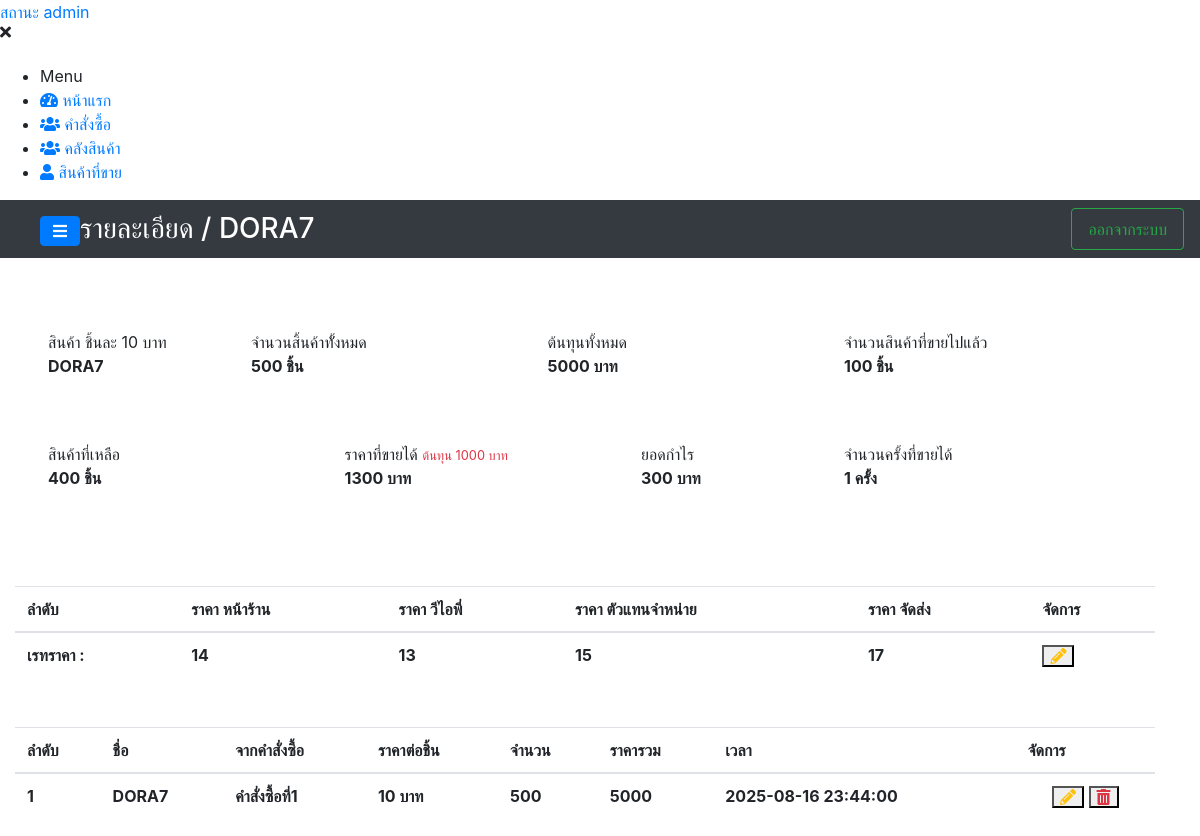
Before: /system/details/detail_stock.php?product_name=DORA7 (signed in) with the older database file.
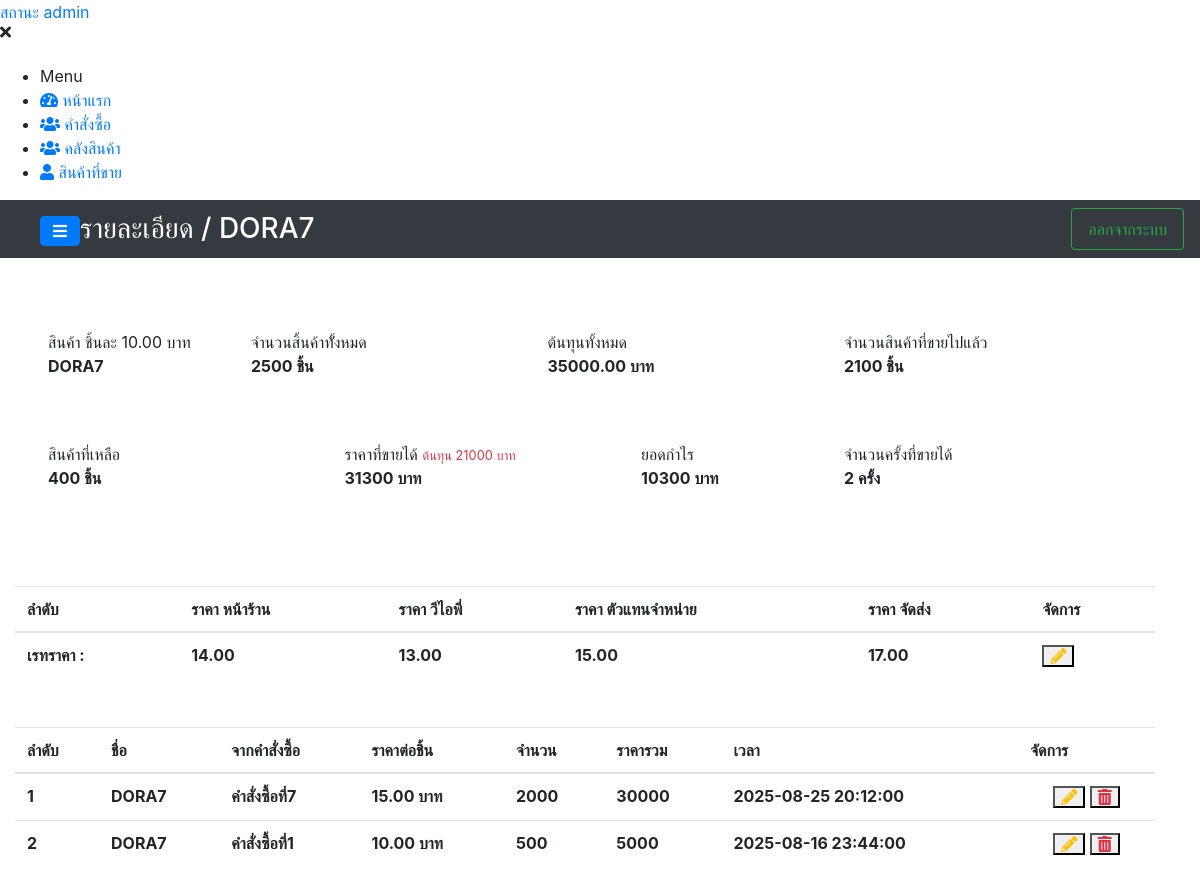
After: the same page with the newer database file.
### tables this page shows
CREATE TABLE `rate_price` (
  `rate_id` int(11) NOT NULL,
  `product_name` varchar(200) NOT NULL,
  `id_adder` int(11) NOT NULL,
  `price_custommer_vip` decimal(10,2) NOT NULL,
  `price_customer_frontstore` decimal(10,2) NOT NULL,
  `price_customer_deliver` decimal(10,2) NOT NULL,
  `price_customer_dealer` decimal(10,2) NOT NULL,
  `create_at` datetime NOT NULL
);

CREATE TABLE `stock_product` (
  `product_id` int(11) NOT NULL,
  `product_name` varchar(200) NOT NULL,
  `product_count` int(11) NOT NULL,
  `product_price` decimal(10,2) NOT NULL,
  `expenses` decimal(10,2) NOT NULL,
  `id_adder` int(11) NOT NULL,
  `id_order` int(11) NOT NULL,
  `create_at` datetime NOT NULL
);

CREATE TABLE `order_box` (
  `order_id` int(11) NOT NULL,
  `order_name` varchar(300) NOT NULL,
  `slip_order` varchar(200) NOT NULL,
  `totalcost_order` int(11) NOT NULL,
  `count_order` int(11) NOT NULL,
  `id_adder` int(11) NOT NULL,
  `date_time_order` datetime NOT NULL,
  `create_at` datetime NOT NULL
);

### components/component.php (the view, shortened to what the changed rows need)
<?php
function tableDetailStock($number, $product_id,$productname,$productcount,$productprice, $ordername, $datetime_order){
    $toal_all = $productprice * $productcount;
    $list_stock = "
        <form>
            <tr>
              <td class=\"font-weight-bold\">$number</td>
              <td class=\"font-weight-bold\">$productname</td>
              <td class=\"font-weight-bold\">$ordername</td>
              <td class=\"font-weight-bold\">$productprice บาท</td>
              <td class=\"font-weight-bold\">$productcount</td>
              <td class=\"font-weight-bold\">$toal_all</td>
              <td class=\"font-weight-bold\">$datetime_order</td>
              <td class='text-center'>
                <div class=\"table-data-feature text-center\" >
                    <button type=\"button\" id=\"update_order\" data-target=\"#modalFormUpdateOrder\" data-toggle=\"modal\"
                       class=\"item\" data-id=\"$product_id\" data-productname=\"$productname\" data-ordername=\"$ordername\"
                       data-productprice=\"$productprice\" data-productcount=\"$productcount\"
                    >
                        <i class=\"fas fa-pencil-alt text-warning\"></i>
                    </button>
                    <button type=\"button\" class=\"item\" id=\"falseTrashBtnProject\" data-id=\"$product_id\">
                      <i class=\"fas fa-trash-alt text-danger\"></i>
                    </button>
                </div>
              </td>
            </tr>
        </form>
    ";
    echo $list_stock;
}
function detailStock($productname,$total_count,$total_price,$product_price, $count_sell, $income_price, $number_of_timessold){
    $remaining_products = $total_count - $count_sell;
    $cost_price = $product_price * $count_sell;
    $total_profit = $income_price - $cost_price;
    $detail = "
        <div class=\"rounded row mt-4 p-4\">
           <div class=\"col-lg-2 col-md-3 col-sm-6 col-12 m-2 p-3 bg-white info-box rounded info-box rounded\">
            <span>สินค้า ชิ้นละ $product_price บาท</span>
            <p class=\"font-weight-bold res_text\"> $productname </p>
          </div>
          <div class=\"col-lg-3 col-md-4 col-sm-6 col-12 m-2 p-3 bg-white info-box rounded\">
            <span>จำนวนสิ้นค้าทัั้งหมด</span>
                <p class=\"font-weight-bold res_text\"> $total_count ชิ้น</p>
          </div>
          <div class=\"col-lg-3 col-md-4 col-sm-6 col-12 m-2 p-3 bg-white info-box rounded\">
            <span>ต้นทุนทั้งหมด</span>
            <p class=\"font-weight-bold res_text\"> $total_price  บาท</p>
          </div>
          <div class=\"col-lg-3 col-md-4 col-sm-6 col-12 m-2 p-3 bg-white info-box rounded\">
                <span>จำนวนสินค้าที่ขายไปแล้ว</span>
                <p class=\"font-weight-bold res_text\"> $count_sell  ชิ้น</p>
          </div>
          <div class=\"col-lg-3 col-md-4 col-sm-6 col-12 m-2 p-3 bg-white info-box rounded\">
                <span>สินค้าที่เหลือ</span>
                <p class=\"font-weight-bold res_text\"> $remaining_products  ชิ้น</p>
          </div>
          <div class=\"col-lg-3 col-md-4 col-sm-6 col-12 m-2 p-3 bg-white info-box rounded\">
            <span>ราคาที่ขายได้</span>
            <small class=\"text-danger\">ต้นทุน $cost_price บาท</small>
           <p class=\"font-weight-bold res_text\"> $income_price บาท</p>
          </div>
          <div class=\"col-lg-2 col-md-3 col-sm-6 col-12 m-2 p-3 bg-white info-box rounded\">
                <span>ยอดกำไร</span>
                <p class=\"font-weight-bold res_text\">$total_profit  บาท</p>
          </div>
          <div class=\"col-lg-3 col-md-4 col-sm-6 col-12 m-2 p-3 bg-white info-box rounded\">
            <span>จำนวนครั้งที่ขายได้</span>
            <p class=\"font-weight-bold res_text\"> $number_of_timessold ครั้ง</p>
          </div>
        </div>
    ";
    echo $detail;
}
function listRatePrice($rate_id="",$rate_storefront_price="",$rate_vip_price="",$rate_dealer_price="ยังไม่ได้กำหนด",$rate_delivery_price="",$product_name, $price_product){
    function status($id){
        if($id){
            return "<i class=\"fas fa-pencil-alt text-warning\"></i>";
        }else{
            return "<i class=\"fas fa-plus text-success\"></i>";
        }
    }
    $list = "
        <form>
            <tr>
                <td class=\"font-weight-bold\">เรทราคา : </td>
                <td class=\"font-weight-bold\">$rate_storefront_price</td>
                <td class=\"font-weight-bold\">$rate_vip_price</td>
                <td class=\"font-weight-bold\">$rate_dealer_price</td>
                <td class=\"font-weight-bold\">$rate_delivery_price</td>
                <td>
                    <div class=\"table-data-feature\" >
                        <button type=\"button\" id=\"set_rate_price\" data-target=\"#modalFormUpdateRate\" data-toggle=\"modal\"
                           class=\"item\" data-id=\"$rate_id\" data-product=\"$product_name\" data-storefront=\"$rate_storefront_price\" data-vip=\"$rate_vip_price\"
                           data-dealers=\"$rate_dealer_price\" data-delivery=\"$rate_delivery_price\" data-productprice=\"$price_product\"
                        >
                            ".status($rate_id)."
                        </button>
                    </div>
                </td>
            </tr>
        </form>
    ";
    echo $list;
}
?>

### system/details/detail_stock.php (shortened to what the changed rows need)
<?php
include_once("../../backend/config.php");
include_once("../../link/link-2.php");
include_once("../../components/component.php");
$product_name = $_GET['product_name'];
?>
<!DOCTYPE html>
<html lang="en">
<head>
    <link rel="stylesheet" href="https://cdnjs.cloudflare.com/ajax/libs/uikit/3.0.0-beta.20/css/uikit.css">
    <link rel="stylesheet" href="../../assets/scripts/module/jquery.Thailand.js/jquery.Thailand.js/dist/jquery.Thailand.min.css">
    <link rel="stylesheet" href="../../assets/scss/navigationTrue-a-j.scss">
    <link rel="stylesheet" href="../../assets/scss/revenue.scss">
    <link rel="stylesheet" href="../../assets/scss/index.u.scss">
</head>
<body>
  <div class="page-wrapper chiller-theme toggled">
       <main class="page-content mt-0">
      <div class="container-fluid row">
          <div class="col-md-12">
            <?php
              $sql = "SELECT product_name, product_price,
               COUNT(*) total,SUM(product_count * product_price) AS resutl_price, SUM(product_count) AS total_count FROM stock_product WHERE product_name='$product_name' GROUP BY product_name";
               $selectStockProduct = mysqli_query($conn,$sql) or die(mysqli_error($conn));
               $acc_fetch = mysqli_fetch_assoc($selectStockProduct);
              $sql_sell = "SELECT productname,COUNT(*) AS counts, SUM(tatol_product) AS total_products, SUM(price_to_pay) AS prices FROM list_productsell WHERE productname='$product_name' GROUP BY productname";
              $quer_sell = mysqli_query($conn,$sql_sell) or die(mysqli_error($conn));
              $acc_sell = mysqli_fetch_assoc($quer_sell);
               detailStock($acc_fetch['product_name'],$acc_fetch['total_count'], $acc_fetch['resutl_price'],$acc_fetch['product_price'], $acc_sell['total_products'] ?? 0,$acc_sell['prices'] ?? 0,$acc_sell['counts'] ?? 0);
            ?>
          </div>
          <div class="col-md-12 mt-4">
                <div class="table-responsive table-responsive-data2 mt-2">
                  <table class="table table-data2 mydataTablePatron">
                    <thead>
                       <tr>
                          <th class="font-weight-bold">ลำดับ</th>
                          <th class="font-weight-bold">ราคา หน้าร้าน</th>
                          <th class="font-weight-bold">ราคา วีไอพี่</th>
                          <th class="font-weight-bold">ราคา ตัวแทนจำหน่าย</th>
                          <th class="font-weight-bold">ราคา จัดส่ง</th>
                          <th class="font-weight-bold">จัดการ</th>
                       </tr>
                    </thead>
                    <tbody>
                      <?php
                          $sql = "SELECT * FROM rate_price WHERE product_name='$product_name'";
                          $query = mysqli_query($conn,$sql) or die(mysqli_error($conn));
                          $rate_acc_fetch = mysqli_fetch_assoc($query);
                          if($rate_acc_fetch){
                            listRatePrice(
                              $rate_acc_fetch['rate_id'],$rate_acc_fetch['price_customer_frontstore'],$rate_acc_fetch['price_custommer_vip'],
                              $rate_acc_fetch['price_customer_dealer'],$rate_acc_fetch['price_customer_deliver'],$product_name,$acc_fetch['product_price']
                            );
                          }else{
                            listRatePrice("","","","","",$product_name,$acc_fetch['product_price']);
                          }
                      ?>
                    </tbody>
                  </table>
                </div>
          </div>
          <div class="col-md-12 mt-4">
            <div class="table-responsive table-responsive-data2 mt-2">
                  <table class="table table-data2 mydataTablePatron">
                      <thead>
                          <tr>
                              <th>ลำดับ</th>
                              <th>ชื่อ</th>
                              <th>จากคำสั่งซื้อ</th>
                              <th>ราคาต่อชิ้น</th>
                              <th>จำนวน</th>
                              <th>ราคารวม</th>
                              <th>เวลา</th>
                              <th>จัดการ</th>
                          </tr>
                      </thead>
                      <tbody>
                          <?php
                              $get_sql = "SELECT * FROM stock_product LEFT JOIN order_box ON order_box.order_id = stock_product.id_order WHERE stock_product.product_name='$product_name' ORDER BY stock_product.create_at DESC";
                               $get_datastock = mysqli_query($conn, $get_sql) or die(mysqli_error($conn));
                                foreach($get_datastock as $key => $res){
                                    tableDetailStock(
                                        ($key+1), $res['product_id'], $res['product_name'],$res['product_count'],$res['product_price'],
                                        $res['order_name'],$res['date_time_order']
                                      );
                                }
                          ?>
                      </tbody>
                  </table>
            </div>
          </div>
      </div>
    </main>
  </div>
</body>
</html>

Changed rows visible on the page:
computed for rate_price: price_customer_frontstore "14" → "14.00"; price_custommer_vip "13" → "13.00"; price_customer_dealer "15" → "15.00"; price_customer_deliver "17" → "17.00"
added stock_product: number "1", product_name "DORA7", order_box.order_name "คำสั่งซื้อที่7", product_price "15.00", product_count "2000", toal_all "30000", order_box.date_time_order "2025-08-25 20:12:00"
changed stock_product "คำสั่งซื้อที่1": number "1" → "2"; product_price "10" → "10.00"
Other visible differences:
$product_price: "10" → "10.00"
$total_count: "500" → "2500"
$total_price: "5000" → "35000.00"
$count_sell: "100" → "2100"
$cost_price: "1000" → "21000"
$income_price: "1300" → "31300"
$total_profit: "300" → "10300"
$number_of_timessold: "1" → "2"
